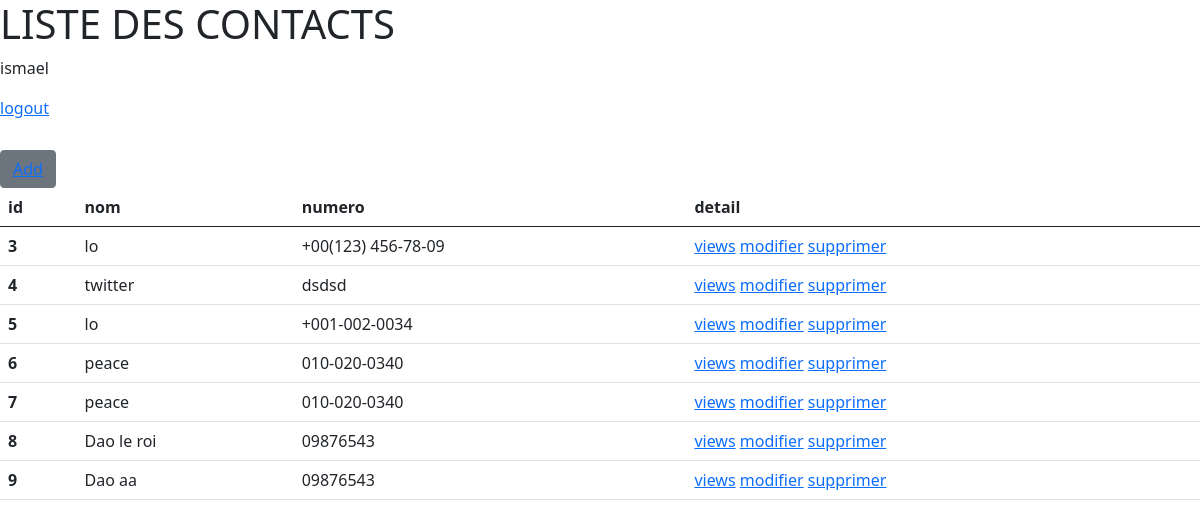
The app's page / (signed in) with its own data.
### contact/models.py (models this page shows)
class Base(models.Model):
    date_add = models.DateField(auto_now_add=True)
    date_update = models.DateField(auto_now=True)
    status = models.BooleanField(default=True)
    class Meta:
        abstract = True

class ListContact(Base):
    user = models.ForeignKey(User, on_delete=models.CASCADE , null = True , blank=True)
    nom = models.CharField(max_length=250)
    prenom = models.CharField(max_length=250)
    contact = models.CharField(max_length=250)
    email = models.EmailField(max_length=254)
    photo = models.FileField(upload_to='images')

### contact/views.py (the view)
# urls.py: path('',views.index , name= 'index'),
def index(request):
    if request.user.is_authenticated:
        contacts = models.ListContact.objects.filter(status=True)
    return render(request, 'index.html',locals())

### templates/index.html (shortened to what this page needs)
<h1> LISTE DES CONTACTS</h1>
<link href="https://cdn.jsdelivr.net/npm/bootstrap@5.0.1/dist/css/bootstrap.min.css" rel="stylesheet">
{% if request.user.is_authenticated %}
    <p> {{request.user}}</p>
    <a href = "{% url 'logout' %}"> logout </a>
        {% else %}
    <a href = "{% url 'login' %}"> login </a>
{% endif %}
<div style ='margin-top : 30px'>
    <button type="button" class="btn btn-secondary"><a href="{% url 'ajouter' %}">Add</a></button>
</div>
<table class="table">
  <thead>
    <tr>
      <th scope="col">id</th>
      <th scope="col">nom</th>
      <th scope="col">numero</th>
      <th scope="col">detail</th>
    </tr>
  </thead>
  <tbody>
     {% for contact in contacts %}
        <tr>
        <th scope="row">{{contact.id}}</th>
        <td>{{contact.nom}}</td>
        <td>{{contact.contact}}</td>
        <td><a href="{% url 'detail' contact.id %}">views</a>   <a href="{% url 'modifier' contact.id %}">modifier</a> <a href="{% url 'supprimer' contact.id %}">supprimer</a></td>
        </tr>
    {% empty %}
        <h3>NO CONTACT</h3>
    {% endfor %}
  </tbody>
</table>

### records on screen
ListContact: id "3", nom "lo", contact "+00(123) 456-78-09"
ListContact: id "4", nom "twitter", contact "dsdsd"
ListContact: id "5", nom "lo", contact "+001-002-0034"
ListContact: id "6", nom "peace", contact "010-020-0340"
ListContact: id "7", nom "peace", contact "010-020-0340"
ListContact: id "8", nom "Dao le roi", contact "09876543"
ListContact: id "9", nom "Dao aa", contact "09876543"

### other values on screen
{{ request.user }} "ismael"
